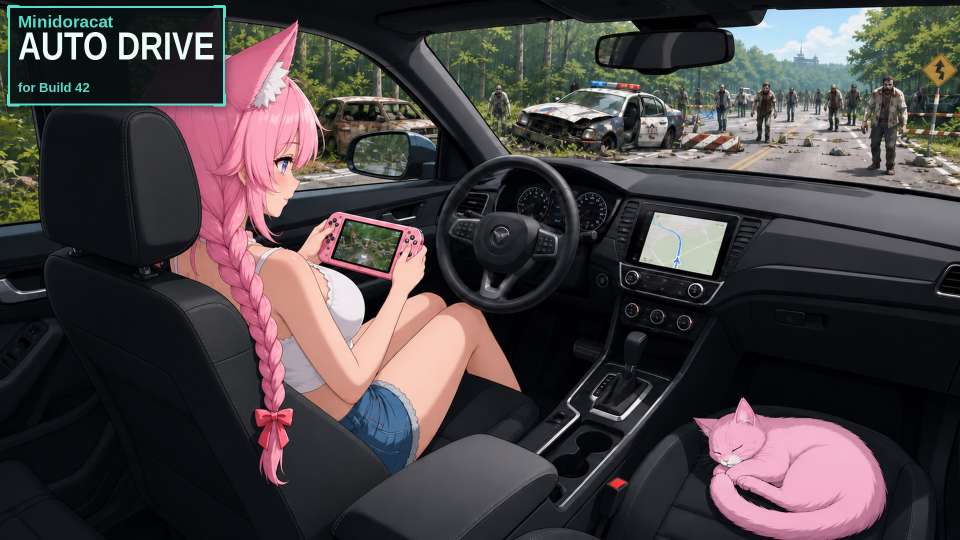
#> input picture Minidoracat_AutoDrive_B42_cover_series.png, 1920 x 1080 px (shown at 1/2 size)
$ python finish_poster.py
#> lines starting #> are read from the running program, lines starting #| are printed output that depends on the picture
"""把 repo 根目錄的 16:9 系列封面等比例縮入 512×512 黑底，輸出遊戲 poster 與 Workshop preview。

來源已是完成稿（含 Minidoracat / AUTO DRIVE / for Build 42 標題板），不得再疊第二套標題。
用法：python -B scripts/poster/finish_poster.py
"""
from pathlib import Path

from PIL import Image


SCRIPT_DIR = Path(__file__).resolve().parent
REPO = SCRIPT_DIR.parent.parent
SOURCE = REPO / "Minidoracat_AutoDrive_B42_cover_series.png"
MOD_ROOT = REPO / "MOD" / "MinidoracatAutoDriveFor42"
MOD_42 = MOD_ROOT / "Contents" / "mods" / "MinidoracatAutoDriveFor42" / "42"
SIZE = 512
RESAMPLE = Image.Resampling.LANCZOS


def build_poster() -> Image.Image:
    source = Image.open(SOURCE).convert("RGB")
#> source is the input picture: PIL image 1920x1080 RGB; mean R, G, B 71.8, 65.3, 67.2
    scale = min(SIZE / source.width, SIZE / source.height)
#> scale = 0.267
    resized = source.resize(
        (max(1, round(source.width * scale)), max(1, round(source.height * scale))),
        RESAMPLE,
    )
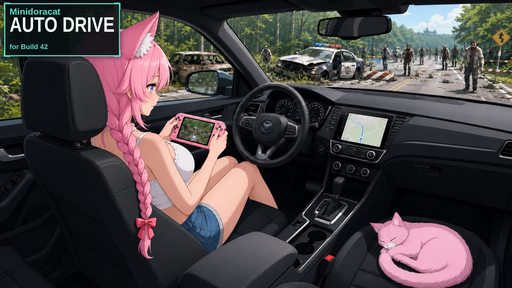
#> resized: PIL image 512x288 RGB; mean R, G, B 71.8, 65.3, 67.2
    poster = Image.new("RGB", (SIZE, SIZE), (0, 0, 0))
#> poster: PIL image 512x512 RGB; every value is 0
    poster.paste(resized, ((SIZE - resized.width) // 2, (SIZE - resized.height) // 2))
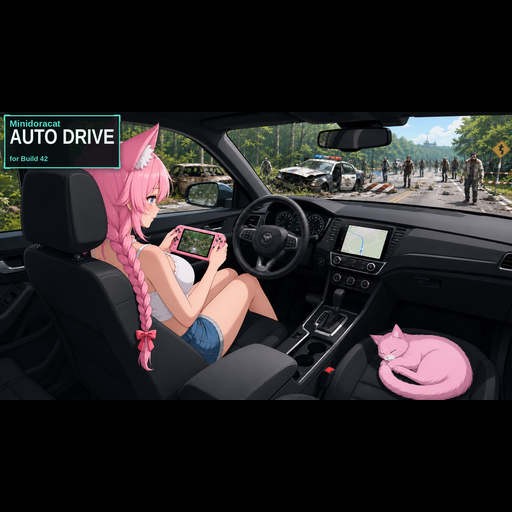
#> poster: PIL image 512x512 RGB; mean R, G, B 40.4, 36.7, 37.8
    return poster


def save(poster: Image.Image) -> None:
    targets = (
        SCRIPT_DIR / "posters" / "poster.png",
        SCRIPT_DIR / "posters" / "preview.png",
        MOD_42 / "poster.png",
        MOD_ROOT / "preview.png",
    )
    for target in targets:
        target.parent.mkdir(parents=True, exist_ok=True)
        poster.save(target, "PNG")
        print("寫出:", target)
#> this loop made 4 passes
#| 寫出: scripts/poster/posters/poster.png
#| 寫出: scripts/poster/posters/preview.png
#| 寫出: MOD/MinidoracatAutoDriveFor42/Contents/mods/MinidoracatAutoDriveFor42/42/poster.png
#| 寫出: MOD/MinidoracatAutoDriveFor42/preview.png


if __name__ == "__main__":
    save(build_poster())
    print("done")
